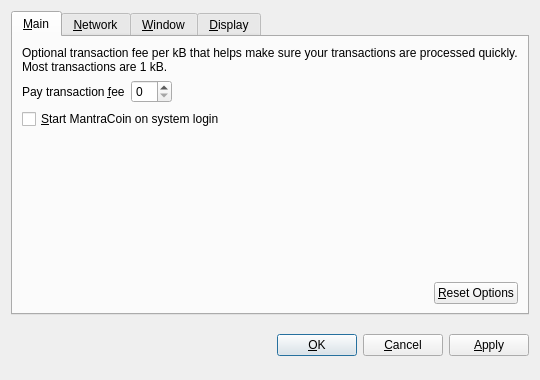
<?xml version="1.0" encoding="UTF-8"?>
<ui version="4.0">
 <class>OptionsDialog</class>
 <widget class="QDialog" name="OptionsDialog">
  <property name="geometry">
   <rect>
    <x>0</x>
    <y>0</y>
    <width>540</width>
    <height>380</height>
   </rect>
  </property>
  <property name="windowTitle">
   <string>Options</string>
  </property>
  <property name="modal">
   <bool>true</bool>
  </property>
  <layout class="QVBoxLayout" name="verticalLayout">
   <item>
    <widget class="QTabWidget" name="tabWidget">
     <property name="tabPosition">
      <enum>QTabWidget::North</enum>
     </property>
     <property name="currentIndex">
      <number>0</number>
     </property>
     <widget class="QWidget" name="tabMain">
      <attribute name="title">
       <string>&amp;Main</string>
      </attribute>
      <layout class="QVBoxLayout" name="verticalLayout_Main">
       <item>
        <widget class="QLabel" name="transactionFeeInfoLabel">
         <property name="text">
          <string>Optional transaction fee per kB that helps make sure your transactions are processed quickly. Most transactions are 1 kB.</string>
         </property>
         <property name="textFormat">
          <enum>Qt::PlainText</enum>
         </property>
         <property name="wordWrap">
          <bool>true</bool>
         </property>
        </widget>
       </item>
       <item>
        <layout class="QHBoxLayout" name="horizontalLayout_1_Main">
         <item>
          <widget class="QLabel" name="transactionFeeLabel">
           <property name="text">
            <string>Pay transaction &amp;fee</string>
           </property>
           <property name="textFormat">
            <enum>Qt::PlainText</enum>
           </property>
           <property name="buddy">
            <cstring>transactionFee</cstring>
           </property>
          </widget>
         </item>
         <item>
          <widget class="BitcoinAmountField" name="transactionFee"/>
         </item>
         <item>
          <spacer name="horizontalSpacer_1_Main">
           <property name="orientation">
            <enum>Qt::Horizontal</enum>
           </property>
           <property name="sizeHint" stdset="0">
            <size>
             <width>40</width>
             <height>20</height>
            </size>
           </property>
          </spacer>
         </item>
        </layout>
       </item>
       <item>
        <widget class="QCheckBox" name="bitcoinAtStartup">
         <property name="toolTip">
          <string>Automatically start MantraCoin after logging in to the system.</string>
         </property>
         <property name="text">
          <string>&amp;Start MantraCoin on system login</string>
         </property>
        </widget>
       </item>
       <item>
        <spacer name="verticalSpacer_Main">
         <property name="orientation">
          <enum>Qt::Vertical</enum>
         </property>
         <property name="sizeHint" stdset="0">
          <size>
           <width>20</width>
           <height>40</height>
          </size>
         </property>
        </spacer>
       </item>
       <item>
        <layout class="QHBoxLayout" name="horizontalLayout_2_Main">
         <item>
          <spacer name="horizontalSpacer_2_Main">
           <property name="orientation">
            <enum>Qt::Horizontal</enum>
           </property>
           <property name="sizeHint" stdset="0">
            <size>
             <width>40</width>
             <height>20</height>
            </size>
           </property>
          </spacer>
         </item>
         <item>
          <widget class="QPushButton" name="resetButton">
           <property name="toolTip">
            <string>Reset all client options to default.</string>
           </property>
           <property name="text">
            <string>&amp;Reset Options</string>
           </property>
           <property name="autoDefault">
            <bool>false</bool>
           </property>
          </widget>
         </item>
        </layout>
       </item>
      </layout>
     </widget>
     <widget class="QWidget" name="tabNetwork">
      <attribute name="title">
       <string>&amp;Network</string>
      </attribute>
      <layout class="QVBoxLayout" name="verticalLayout_Network">
       <item>
        <widget class="QCheckBox" name="mapPortUpnp">
         <property name="toolTip">
          <string>Automatically open the MantraCoin client port on the router. This only works when your router supports UPnP and it is enabled.</string>
         </property>
         <property name="text">
          <string>Map port using &amp;UPnP</string>
         </property>
        </widget>
       </item>
       <item>
        <widget class="QCheckBox" name="connectSocks">
         <property name="toolTip">
          <string>Connect to the MantraCoin network through a SOCKS proxy (e.g. when connecting through Tor).</string>
         </property>
         <property name="text">
          <string>&amp;Connect through SOCKS proxy:</string>
         </property>
        </widget>
       </item>
       <item>
        <layout class="QHBoxLayout" name="horizontalLayout_Network">
         <item>
          <widget class="QLabel" name="proxyIpLabel">
           <property name="text">
            <string>Proxy &amp;IP:</string>
           </property>
           <property name="textFormat">
            <enum>Qt::PlainText</enum>
           </property>
           <property name="buddy">
            <cstring>proxyIp</cstring>
           </property>
          </widget>
         </item>
         <item>
          <widget class="QValidatedLineEdit" name="proxyIp">
           <property name="maximumSize">
            <size>
             <width>140</width>
             <height>16777215</height>
            </size>
           </property>
           <property name="toolTip">
            <string>IP address of the proxy (e.g. 127.0.0.1)</string>
           </property>
          </widget>
         </item>
         <item>
          <widget class="QLabel" name="proxyPortLabel">
           <property name="text">
            <string>&amp;Port:</string>
           </property>
           <property name="textFormat">
            <enum>Qt::PlainText</enum>
           </property>
           <property name="buddy">
            <cstring>proxyPort</cstring>
           </property>
          </widget>
         </item>
         <item>
          <widget class="QLineEdit" name="proxyPort">
           <property name="maximumSize">
            <size>
             <width>55</width>
             <height>16777215</height>
            </size>
           </property>
           <property name="toolTip">
            <string>Port of the proxy (e.g. 9050)</string>
           </property>
          </widget>
         </item>
         <item>
          <widget class="QLabel" name="socksVersionLabel">
           <property name="text">
            <string>SOCKS &amp;Version:</string>
           </property>
           <property name="textFormat">
            <enum>Qt::PlainText</enum>
           </property>
           <property name="buddy">
            <cstring>socksVersion</cstring>
           </property>
          </widget>
         </item>
         <item>
          <widget class="QValueComboBox" name="socksVersion">
           <property name="toolTip">
            <string>SOCKS version of the proxy (e.g. 5)</string>
           </property>
          </widget>
         </item>
         <item>
          <spacer name="horizontalSpacer_Network">
           <property name="orientation">
            <enum>Qt::Horizontal</enum>
           </property>
           <property name="sizeHint" stdset="0">
            <size>
             <width>40</width>
             <height>20</height>
            </size>
           </property>
          </spacer>
         </item>
        </layout>
       </item>
       <item>
        <spacer name="verticalSpacer_Network">
         <property name="orientation">
          <enum>Qt::Vertical</enum>
         </property>
         <property name="sizeHint" stdset="0">
          <size>
           <width>20</width>
           <height>40</height>
          </size>
         </property>
        </spacer>
       </item>
      </layout>
     </widget>
     <widget class="QWidget" name="tabWindow">
      <attribute name="title">
       <string>&amp;Window</string>
      </attribute>
      <layout class="QVBoxLayout" name="verticalLayout_Window">
       <item>
        <widget class="QCheckBox" name="minimizeToTray">
         <property name="toolTip">
          <string>Show only a tray icon after minimizing the window.</string>
         </property>
         <property name="text">
          <string>&amp;Minimize to the tray instead of the taskbar</string>
         </property>
        </widget>
       </item>
       <item>
        <widget class="QCheckBox" name="minimizeOnClose">
         <property name="toolTip">
          <string>Minimize instead of exit the application when the window is closed. When this option is enabled, the application will be closed only after selecting Quit in the menu.</string>
         </property>
         <property name="text">
          <string>M&amp;inimize on close</string>
         </property>
        </widget>
       </item>
       <item>
        <spacer name="verticalSpacer_Window">
         <property name="orientation">
          <enum>Qt::Vertical</enum>
         </property>
         <property name="sizeHint" stdset="0">
          <size>
           <width>20</width>
           <height>40</height>
          </size>
         </property>
        </spacer>
       </item>
      </layout>
     </widget>
     <widget class="QWidget" name="tabDisplay">
      <attribute name="title">
       <string>&amp;Display</string>
      </attribute>
      <layout class="QVBoxLayout" name="verticalLayout_Display">
       <item>
        <layout class="QHBoxLayout" name="horizontalLayout_1_Display">
         <item>
          <widget class="QLabel" name="langLabel">
           <property name="text">
            <string>User Interface &amp;language:</string>
           </property>
           <property name="textFormat">
            <enum>Qt::PlainText</enum>
           </property>
           <property name="buddy">
            <cstring>lang</cstring>
           </property>
          </widget>
         </item>
         <item>
          <widget class="QValueComboBox" name="lang">
           <property name="toolTip">
            <string>The user interface language can be set here. This setting will take effect after restarting MantraCoin.</string>
           </property>
          </widget>
         </item>
        </layout>
       </item>
       <item>
        <layout class="QHBoxLayout" name="horizontalLayout_2_Display">
         <item>
          <widget class="QLabel" name="unitLabel">
           <property name="text">
            <string>&amp;Unit to show amounts in:</string>
           </property>
           <property name="textFormat">
            <enum>Qt::PlainText</enum>
           </property>
           <property name="buddy">
            <cstring>unit</cstring>
           </property>
          </widget>
         </item>
         <item>
          <widget class="QValueComboBox" name="unit">
           <property name="toolTip">
            <string>Choose the default subdivision unit to show in the interface and when sending coins.</string>
           </property>
          </widget>
         </item>
        </layout>
       </item>
       <item>
        <widget class="QCheckBox" name="displayAddresses">
         <property name="toolTip">
          <string>Whether to show MantraCoin addresses in the transaction list or not.</string>
         </property>
         <property name="text">
          <string>&amp;Display addresses in transaction list</string>
         </property>
        </widget>
       </item>
       <item>
        <widget class="QCheckBox" name="coinControlFeatures">
         <property name="toolTip">
          <string>Whether to show coin control features or not.</string>
         </property>
         <property name="text">
          <string>Display coin &amp;control features (experts only!)</string>
         </property>
        </widget>
       </item>
       <item>
        <spacer name="verticalSpacer_Display">
         <property name="orientation">
          <enum>Qt::Vertical</enum>
         </property>
         <property name="sizeHint" stdset="0">
          <size>
           <width>20</width>
           <height>40</height>
          </size>
         </property>
        </spacer>
       </item>
      </layout>
     </widget>
    </widget>
   </item>
   <item>
    <layout class="QHBoxLayout" name="horizontalLayout_Buttons">
     <item>
      <spacer name="horizontalSpacer_1">
       <property name="orientation">
        <enum>Qt::Horizontal</enum>
       </property>
       <property name="sizeHint" stdset="0">
        <size>
         <width>40</width>
         <height>48</height>
        </size>
       </property>
      </spacer>
     </item>
     <item>
      <widget class="QLabel" name="statusLabel">
       <property name="font">
        <font>
         <weight>75</weight>
         <bold>true</bold>
        </font>
       </property>
       <property name="text">
        <string/>
       </property>
       <property name="textFormat">
        <enum>Qt::PlainText</enum>
       </property>
       <property name="wordWrap">
        <bool>true</bool>
       </property>
      </widget>
     </item>
     <item>
      <spacer name="horizontalSpacer_2">
       <property name="orientation">
        <enum>Qt::Horizontal</enum>
       </property>
       <property name="sizeHint" stdset="0">
        <size>
         <width>40</width>
         <height>48</height>
        </size>
       </property>
      </spacer>
     </item>
     <item>
      <widget class="QPushButton" name="okButton">
       <property name="text">
        <string>&amp;OK</string>
       </property>
      </widget>
     </item>
     <item>
      <widget class="QPushButton" name="cancelButton">
       <property name="text">
        <string>&amp;Cancel</string>
       </property>
       <property name="autoDefault">
        <bool>false</bool>
       </property>
      </widget>
     </item>
     <item>
      <widget class="QPushButton" name="applyButton">
       <property name="text">
        <string>&amp;Apply</string>
       </property>
       <property name="autoDefault">
        <bool>false</bool>
       </property>
      </widget>
     </item>
    </layout>
   </item>
  </layout>
 </widget>
 <customwidgets>
  <customwidget>
   <class>BitcoinAmountField</class>
   <extends>QSpinBox</extends>
   <header>bitcoinamountfield.h</header>
  </customwidget>
  <customwidget>
   <class>QValueComboBox</class>
   <extends>QComboBox</extends>
   <header>qvaluecombobox.h</header>
  </customwidget>
  <customwidget>
   <class>QValidatedLineEdit</class>
   <extends>QLineEdit</extends>
   <header>qvalidatedlineedit.h</header>
  </customwidget>
 </customwidgets>
 <resources/>
 <connections/>
</ui>
